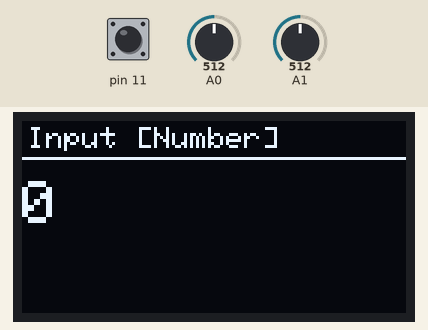
This sketch was run on a simulated Arduino Uno, built with avr-gcc and run on an emulated ATmega328P. On the bench: 128×64 one-colour display. The inputs (shaded band) are chosen by the test bench; at power-on: A1 = 512, A0 = 512, pin 11 HIGH.

Above: at 1.2 s.
1.3 s: A1 set to 587
2.8 s: A1 set to 616
At 4.1 s:
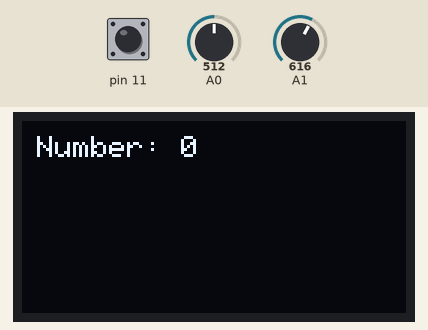
4.4 s: A0 set to 610
7.4 s: pin 11 pulled LOW for 3.2 s
At 8.01 s:
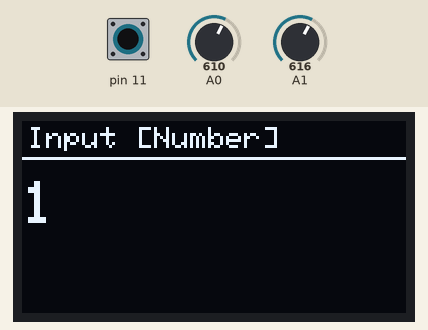
At 8.89 s:
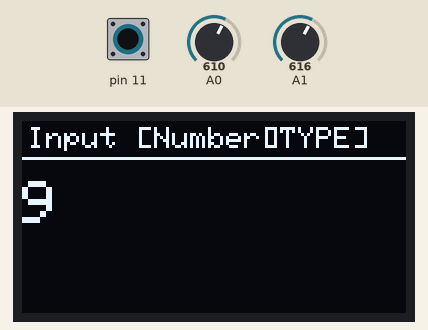
12.1 s: A1 set to 40
15.1 s: A1 set to 47
At 17.0 s:
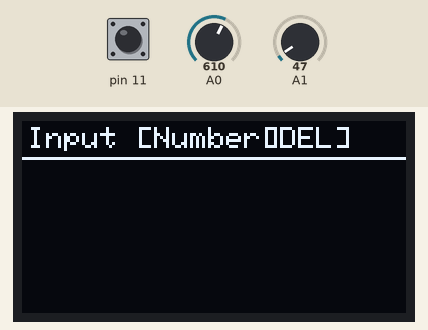
18.1 s: A1 set to 53
Timing chart, 0 to 20.6 s (numbered marks = the images above; inputs shaded):
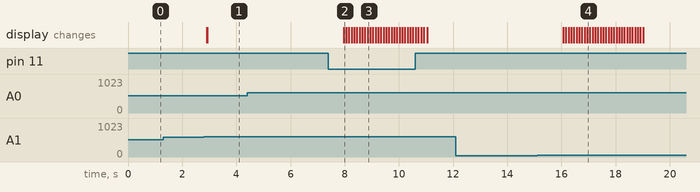

Measured:
- the behaviour switches between 599 and 600 on A1 (found by bisection; images 0 and 1)
- after the input at 1.3 s, every drawn part: stays the same
- after the input at 2.8 s, the display: first changes after 0.11 s (image 1 shows a later state)
- after the input at 4.4 s, every drawn part: stays the same
- after the input at 7.4 s, the display: first differs from a run without the input after 1.4 s (image 3)
- after the input at 12.1 s, every drawn part: stays the same

The sketch:

Input-Num.ino
```cpp
#include <SPI.h>
#include <Wire.h>
#include <string.h>
#include <Adafruit_GFX.h>
#include <Adafruit_SSD1306.h>

Adafruit_SSD1306 display = Adafruit_SSD1306(128, 64, &Wire);

void setup() {
  display.begin(SSD1306_SWITCHCAPVCC, 0x3c);  //屏幕
  pinMode(11, INPUT_PULLUP);                  //摇杆上的按钮，接在引脚D11

  display.setTextSize(1);                     //文本大小
  display.setTextColor(SSD1306_WHITE);        //文本颜色（只有白色）
}

int InputNum(String msg = "Input [Number]"){
  int Val = 0;                        //Val表示选定的数字
  int InStr = 0;                      //用于存储已输入的数字

  while(1){
    display.clearDisplay();

    int valueX = int(analogRead(A1)); //摇杆X轴
    int valueY = int(analogRead(A0)); //摇杆Y轴
    int valueZ = int(digitalRead(11));//摇杆按钮

    if(valueY >= 600 && Val < 9 && InStr < 21474836) Val += 1;  //摇杆向下
    else if(valueY <= 50 && Val > 0) Val -= 1;                   //摇杆向上
    else if(valueZ == 0 && Val >= 0){                            //单击摇杆
      InStr = InStr * 10 + Val;
      Val = -1;
      display.setCursor(80, 2);
      display.print("[TYPE]");
    }
    else if(valueX <= 50){                                       //摇杆向左，删除数字最低位
      InStr /= 10;
      display.setCursor(80, 2);
      display.print("[DEL]");
      Val = -1;
    }
    else if(valueX >= 600) break;                                //摇杆向右，提交

    display.setCursor(2, 2);
    display.print(msg);

    display.drawLine(0, 12, 128, 12, WHITE);
    display.setCursor(0, 20);
    display.setTextSize(2);
    if(InStr != 0) display.print(InStr);
    if(Val >= 0) display.print(Val);
    display.display();
    display.setTextSize(1);
    delay(70);
  }
  display.display();
  return InStr;
}

void loop() {
  display.clearDisplay();

  int a = InputNum();
  display.setCursor(5, 5);
  display.print("Number: ");
  display.print(a);

  display.display();
  delay(5000);
}
```
